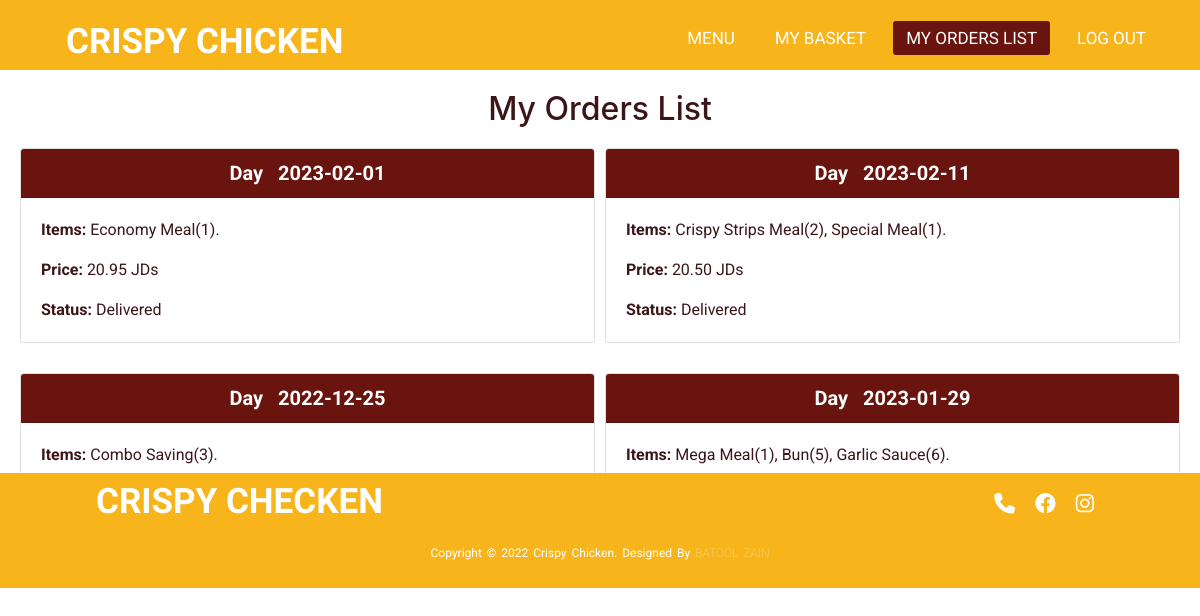
/MyWebsite/ordersList.php (signed in), run on the app's committed database.
### tables this page shows
CREATE TABLE `user_order` (
  `id` int(11) NOT NULL,
  `user_id` varchar(255) NOT NULL,
  `price` decimal(5,2) NOT NULL,
  `date` date DEFAULT NULL,
  `status` varchar(255) NOT NULL DEFAULT 'Waiting'
);

CREATE TABLE `order_item` (
  `item_id` int(11) NOT NULL,
  `order_id` int(11) NOT NULL,
  `quantity` int(11) DEFAULT 1
);

CREATE TABLE `item` (
  `id` int(11) NOT NULL,
  `type` varchar(255) DEFAULT NULL,
  `name` varchar(255) NOT NULL,
  `ingredients` varchar(255) DEFAULT NULL,
  `price` decimal(5,2) NOT NULL,
  `image` varchar(500) DEFAULT NULL
);

### MyWebsite/ordersList.php (the view, shortened to what this page needs)
<?php
    require 'connection.php';
    $userId = $_SESSION['user']->id;
    $sql1 = "SELECT * FROM `user_order` WHERE user_id = :userId";
    $statement1= $pdo->prepare($sql1);
    $statement1->bindParam(':userId', $userId, PDO::PARAM_INT);
    $statement1->execute();
    $data1 = $statement1->fetchAll();
?>
<!DOCTYPE html>
<html lang="en">
<head>
    <link rel="stylesheet" href="styles/ordersList.css">
</head>
    <body style="text-align: center;">
        <header>
            <?php require('header.php'); ?>
        </header>
            <h2 class="pageTitle">My Orders List</h2>
            <section class="listArea">
            <?php
            foreach ($data1 as $order) {
                echo
                '<div class="card">
                    <h5 class="card-header content-name">Day&nbsp;&nbsp;&nbsp;'.$order['date'].'</h5>
                    <div class="card-body">
                        <p class="card-text"><span class="content-name">Items: </span>';
                        $orderId = $order['id'];
                        $sql2 = "SELECT item.name, item.id, order_item.quantity FROM item INNER JOIN order_item ON item.id=order_item.`item_id` INNER JOIN user_order ON order_item.`order_id`=user_order.id WHERE user_order.id = $orderId;";
                            $statement2= $pdo->prepare($sql2);
                            $statement2->execute();
                            $data2 = $statement2->fetchAll();
                        foreach ($data2 as $item) {
                            if($item != $data2[0]) echo ', ';
                            echo $item['name'] . '(' . $item['quantity'] . ')';
                        }
                        echo '.</p>
                        <p class="card-text"><span class="content-name">Price: </span>'.$order['price'].' JDs</p>
                        <p class="card-text"><span class="content-name">Status: </span>'.$order['status'].'</p>
                    </div>
                </div>';}?>
            </section>
        <footer>
        </footer>
    </body>

### MyWebsite/styles/ordersList.css (style rules this page uses)
.pageTitle { margin: 20px 0; color: #3c1518; }
.listArea { margin: 20px; display: grid; grid-template-columns: 1fr 1fr; gap: 10px; }
.listArea .card-header { text-align: center; background-color: #69140e; color: #fff; }
.listArea .card { margin-bottom: 20px; text-align: left; color: #3c1518; }
.listArea .card .content-name { font-weight: bold; }

### MyWebsite/styles/header.css (style rules this page uses)
* { font-family: 'Roboto', sans-serif; margin: 0; padding:0; box-sizing: border-box; text-decoration: none; list-style: none; max-width: 100%; }
header { position: sticky; width: 100%; top: 0; z-index: 2; }

### MyWebsite/styles/footer.css (style rules this page uses)
body { position: relative; height: 100%; }
footer { background-color: #f7b41b; width: 100%; padding-top: 5px; color: #fff; margin-top: 20px; position: absolute; bottom: 0; right: 0; left: 0; }
.footer-content { margin: 0 8%; display: flex; align-items: center; justify-content: space-between; }
.footer-content h3 { font-size: 35px; font-weight: bold; text-transform: uppercase; font-family: 'Skranji', cursive; }
.socials { display: flex; align-items: center; justify-content: center; margin: 1rem 0; }
.socials li { margin: 0 10px; }
.socials a { text-decoration: none; color: #fff; }
.socials a i { font-size: 1.3rem; }
.footer-bottom { width: 100vw; padding: 10px 0; text-align: center; }
.footer-bottom p { font-size: 12px; word-spacing: 2px; text-transform: capitalize; }
.footer-bottom span { text-transform: uppercase; opacity: .4; font-weight: 200; }

### data on the page
user_order: date "2023-02-01", price "20.95", status "Delivered"
order_item: item.name "Economy Meal", quantity "1"
user_order: date "2023-02-11", price "20.50", status "Delivered"
order_item: item.name "Crispy Strips Meal", quantity "2"
order_item: item.name "Special Meal", quantity "1"
user_order: date "2022-12-25"
order_item: item.name "Combo Saving", quantity "3"
user_order: date "2023-01-29"
order_item: item.name "Mega Meal", quantity "1"
order_item: item.name "Bun", quantity "5"
order_item: item.name "Garlic Sauce", quantity "6"
